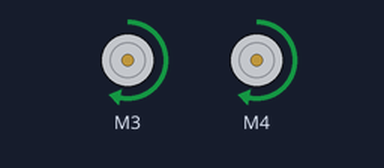
Simulated run of this sketch. Board: Arduino Uno, built with avr-gcc and run on an emulated ATmega328P. Parts: 2 × DC motor (green arrow = forward, orange = backward, longer = faster). What the sketch prints to the serial monitor is not drawn.

Above: at 0.2 s.
At 0.7 s:
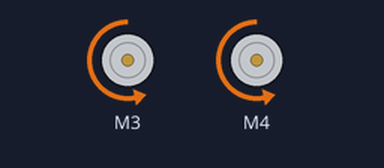
At 3.5 s:
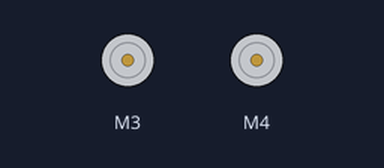
Timing chart, 0 to 4.6 s (numbered marks = the images above):
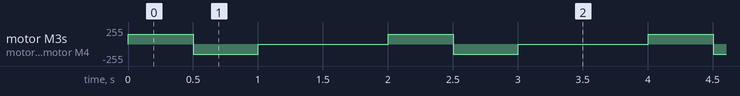

Measured:
- by itself, motor M3, motor M4: repeats every 2.0 s: backward 150/255 0.50 s, stopped 1.0 s, forward 150/255 0.50 s

The sketch:

LegacyBotForeAft_V2.ino
```cpp
#include <Adafruit_MotorShield.h>

Adafruit_MotorShield AFMS = Adafruit_MotorShield();

Adafruit_DCMotor *rightMotor = AFMS.getMotor(3);
Adafruit_DCMotor *leftMotor = AFMS.getMotor(4);

void setup() {
  Serial.begin(9600);           // set up Serial library at 9600 bps
  Serial.println("Motor test!");

  if (!AFMS.begin()) {         // create with the default frequency 1.6KHz
  // if (!AFMS.begin(1000)) {  // OR with a different frequency, say 1KHz
    Serial.println("Could not find Motor Shield. Check wiring.");
    while (1);
  }
  Serial.println("Motor Shield found.");

  // Set the speed to start, from 0 (off) to 255 (max speed)
  rightMotor->setSpeed(150);
  rightMotor->run(FORWARD);
  leftMotor->setSpeed(150);
  leftMotor->run(FORWARD);
  // turn on motor
  rightMotor->run(RELEASE);
  leftMotor->run(RELEASE);
}

void loop() {
  Serial.print("tick");

  rightMotor->run(FORWARD);
  leftMotor->run(FORWARD);
  delay(500);

  Serial.print("tock");

  rightMotor->run(BACKWARD);
  leftMotor->run(BACKWARD);
  delay(500);

  Serial.print("tack");
  rightMotor->run(RELEASE);
  leftMotor->run(RELEASE);
  delay(1000);
}
```
